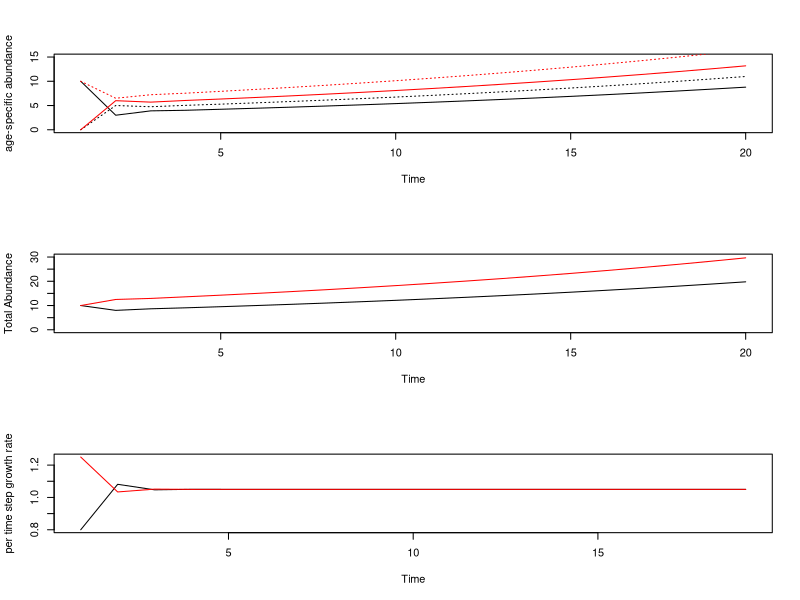

Write R code to recreate this figure.
# Matrix Models for Population Management & Conservation
# 2014
# CNRS CEFE workshop, Montpellier, France
# Jean-Dominique Lebreton, Olivier Gimenez, Dave Koons 

# EXERCISE 1: barn swallows

################################################################################
# step 3: simple matrix model projections                                      #
################################################################################

# Define parameters
f1 <- 1.5
f2 <- 3
s0 <- 0.2
s1 <- 0.5
s2 <- 0.65

# Create the pre birth-pulse swallow matrix population model
A <- matrix(c(
  s0*f1, s0*f2,
  s1,    s2), nrow = 2, byrow = TRUE)
  
tspan <- 20                         # time span for projections
rows <- dim(A)[1]

# Build some matrices for storing eventual output
n <- matrix(0,rows,tspan)     # storage of age-specific abundance
N <- matrix(0,tspan,1)        # storage of total abundance
gr <- matrix(0,tspan-1,1)     # storage of time-specific population growth rates

n[,1] <- c(10,0)              # initial population abundance in each age class

# Project population forward and store output; note that
# %*% in R implies matrix multiplication, and * implies scalar multiplication
# or element-by-element multiplication of matrix entries.
for (t in 1:(tspan-1)) {
    n[,t+1] <- A%*%n[,t]      # %*% = matrix multiplication in R
    N[t+1] <- sum(n[,t+1])
    gr[t] <- sum(n[,t+1])/sum(n[,t])  # per time step population growth rate                                        
}

n
N
gr  

################################################################################
# step 4: projection over different initial conditions                         #
################################################################################

rm(list=ls(all=TRUE))   # clears the R memory; to give us a fresh start

# Define parameters
f1 <- 1.5
f2 <- 3
s0 <- 0.2
s1 <- 0.5
s2 <- 0.65

# Create the pre birth-pulse swallow matrix population model
A <- matrix(c(
  s0*f1, s0*f2,
  s1,    s2), nrow = 2, byrow = TRUE)
  
tspan <- 20                         # time span for projections
rows <- dim(A)[1]
cols <- dim(A)[2]

# Build some matrices for storing eventual output
n <- matrix(0,rows*2,tspan)   # storage of age-specific abundances
N <- matrix(0,tspan,2)     # storage of total abundances
gr <- matrix(0,tspan-1,2)  # storage of time-specific population growth rates

n[,1] <- c(10,0,0,10)         # initial population abundances in each age class
                              # for two different initial conditions

# Project population forward for each initial condition and store output
for (j in 1:2) {
  N[1,j] <- sum(n[(j*2-1):(j*2),1])
  for (t in 1:(tspan-1)) {
    n[(j*2-1):(j*2),t+1] <- A%*%n[(j*2-1):(j*2),t]      
    N[t+1,j] <- sum(n[(j*2-1):(j*2),t+1])
    gr[t,j] <- sum(n[(j*2-1):(j*2),t+1])/sum(n[(j*2-1):(j*2),t])                                          
  }
}

par(mfrow=c(3, 1))                # Set graphics window to 3 rows with 1 column
plot(1:tspan,n[1,],type="l",xlab="Time",ylab="age-specific abundance",
  ylim=c(0,15))
lines(1:tspan,n[2,],lty=3)
lines(1:tspan,n[3,],col="red")
lines(1:tspan,n[4,],lty=3,col="red")
plot(1:tspan,N[,1],type="l",xlab="Time",ylab="Total Abundance",ylim=c(0,30))
lines(1:tspan,N[,2],col="red")
plot(1:(tspan-1),gr[,1],type="l",xlab="Time",ylab="per time step growth rate",
  ylim=c(0.8,1.25))
lines(1:(tspan-1),gr[,2],col="red") 

################################################################################
# steps 5-6: on your own                                                       #
################################################################################
